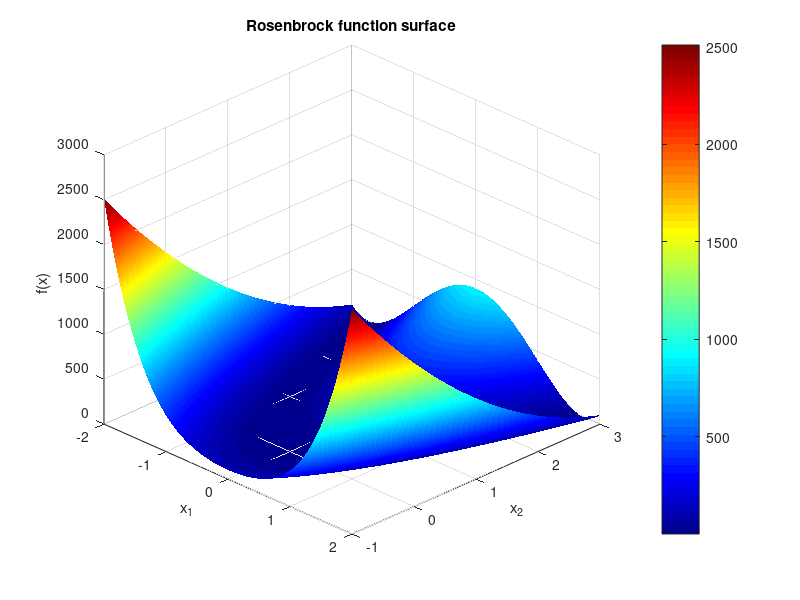

Here is the MATLAB script that generated this plot: (Note: this script raises an error after producing the figure.)
%========================================================================
% Econometrics, Spring 2026
% Prof. Jonathan Wright (wrightj@jhu.edu)
% TA: Qingyuan Fang (qfang6@jhu.edu)

% TA Session, Feb 23rd 2026

% Contents:
%   1) Rosenbrock: visualize path + objective/temperature traces
%   2) Periodic nonlinear least squares: multi-modal objective in frequency
%   3) Compare with MATLAB's simulannealbnd (if available)

%========================================================================

restoredefaultpath
close all;
clear;
clc;
rng(666);

%% 1) Rosenbrock
fprintf('\n[1] Rosenbrock demo...\n');

rosen = @(x) (1 - x(1)).^2 + 100*(x(2) - x(1).^2).^2;

    %% 3-D surface of Rosenbrock for visualization
    [x1g,x2g] = meshgrid(linspace(-2.0,2.0,200), linspace(-1,3,200));
    zg = (1 - x1g).^2 + 100*(x2g - x1g.^2).^2;
    figure('Name','Rosenbrock: 3D surface');
    surf(x1g, x2g, zg, 'EdgeColor','none'); hold on;
    colormap(jet); colorbar;
    shading interp;
    view(45,30);
    xlabel('x_1'); ylabel('x_2'); zlabel('f(x)');
    title('Rosenbrock function surface');
    % Mark global minimum
    plot3(1,1,0,'kp','MarkerSize',12,'MarkerFaceColor','k');

    %% Optimization
    x0 = [-2; 2];
    lb = [-3; -3];
    ub = [ 3;  3];

    opts = sa_defaults();
    opts.T0           = 2.0;     % try 0.5 to see "too cold"
    opts.alpha        = 0.95;    % cooling rate
    opts.nPerTemp     = 200;     % proposals per temperature level
    opts.maxTempIters = 80;      % number of temperature levels
    opts.step0        = [0.4; 0.4];
    opts.adaptSteps   = true;

    [xbest, fbest, hist] = sa_minimize(rosen, x0, lb, ub, opts);

    fprintf('Rosenbrock best f = %.4g at x = [%.4f, %.4f]\n', fbest, xbest(1), xbest(2));

    %% Plot: Contour + path
    figure('Name','Rosenbrock: contour + SA path');
    [X1,X2] = meshgrid(linspace(-2.5,2.5,250), linspace(-1,3,250));
    Z = (1 - X1).^2 + 100*(X2 - X1.^2).^2;
    contour(X1, X2, log10(Z+1e-6), 30); hold on;

    % color the accepted path by temperature: map T to colormap
    Ts = hist.T; % temperature per iteration (same length as xAccepted)
    X = hist.xAccepted;
    npts = size(X,2);

    Tmin = min(Ts);
    Tmax = max(Ts);
    Tnorm = (Ts - Tmin) ./ max(eps, (Tmax - Tmin));
    cmap = jet(256);
    ci = max(1, round(1 + Tnorm*(size(cmap,1)-1)));

    for k = 1:(npts-1)
        plot(X(1,k:k+1), X(2,k:k+1), '-', 'Color', cmap(ci(k),:), 'LineWidth', 0.5); hold on;
    end
    scatter(X(1,:), X(2,:), 3, cmap(ci,:), 'filled');

    plot(1,1,'kp','MarkerSize',12,'MarkerFaceColor','k');
    xlabel('x_1'); ylabel('x_2');
    title('Rosenbrock: SA accepted path (log10 contour)'); grid on;

    %% Plot Traces
    figure('Name','Rosenbrock: objective + temperature traces');
    subplot(2,1,1);
    semilogy(hist.fCurrent, '-'); hold on;
    semilogy(hist.fBestSoFar, '-');
    legend('current f','best-so-far f','Location','best'); grid on;
    xlabel('iteration'); ylabel('objective');
    title('Objective trace');

    subplot(2,1,2);
    plot(hist.T, '-'); grid on;
    xlabel('iteration'); ylabel('temperature');
    title('Temperature trace');

    fprintf('Acceptance rate (overall): %.2f\n', mean(hist.accepted));

%% 2) Periodic NLS
fprintf('\n[2] Periodic NLS (multi-modal in frequency) demo...\n');

% simulate the data
T = 80;
t = (1:T)';
alpha_true = 0.7;
beta_true  = 1;
omega_true = 0.35*pi;  
y = alpha_true + beta_true*sin(omega_true*t) + 0.5*randn(T,1);

% Parameters: theta = [alpha; beta; omega]
sse = @(theta) sum( (y - (theta(1) + theta(2)*sin(theta(3)*t))).^2 );

% Bounds: omega in [0, pi]
lb2 = [-5; -5; 0   ];
ub2 = [ 5;  5; pi];

% Bad local start on purpose
theta0 = [0; 0.5; 0.9*pi];
theta_true = [alpha_true;beta_true;omega_true];

% Local baseline: fminsearch with a bounded transform
fprintf('Running local baseline (fminsearch with transform)...\n');
theta_local = local_fminsearch_bounded(sse, theta0, lb2, ub2);
fprintf('Local baseline SSE = %.4g, omega=%.4f (true %.4f)\n', sse(theta_local), theta_local(3), omega_true);

% SA run
opts2 = sa_defaults();
opts2.T0           = 10.0;
opts2.alpha        = 0.97;
opts2.nPerTemp     = 300;
opts2.maxTempIters = 120;
opts2.step0        = [0.2; 0.3; 0.25];
opts2.adaptSteps   = true;

fprintf('Running SA...\n');
[theta_sa, sse_sa, hist2] = sa_minimize(sse, theta0, lb2, ub2, opts2);

fprintf('SA SSE = %.4g, omega=%.4f (true %.4f)\n', sse_sa, theta_sa(3), omega_true);

% Local polish from SA output
fprintf('Local polish from SA output...\n');
theta_polish = local_fminsearch_bounded(sse, theta_sa, lb2, ub2);
fprintf('Polished SSE = %.4g, omega=%.4f (true %.4f)\n', sse(theta_polish), theta_polish(3), omega_true);

% Trace for SA in periodic NLS
figure('Name','Periodic NLS: SA trace');
subplot(2,1,1);
semilogy(hist2.fCurrent, '-'); hold on;
semilogy(hist2.fBestSoFar, '-'); grid on;
axis tight
legend('current SSE','best-so-far SSE','Location','best');
xlabel('iteration'); ylabel('SSE');

subplot(2,1,2);
plot(hist2.xCurrent(3,:), '-'); hold on; grid on;
yline(omega_true, '--');
axis tight
xlabel('iteration'); ylabel('\omega');
title('Frequency coordinate over iterations');

%% 3) MATLAB toolbox SA
if exist('simulannealbnd','file') == 2
    fprintf('\n[3] Optional: comparing with simulannealbnd (toolbox detected)...\n');
    try
        saopts = optimoptions('simulannealbnd', ...
            'MaxIterations', 100000, ...
            'Display','final');
        [th_mw, f_mw] = simulannealbnd(sse, theta0, lb2, ub2, saopts);
        fprintf('simulannealbnd SSE = %.4g, omega=%.4f\n', f_mw, th_mw(3));
    catch ME
        fprintf('simulannealbnd call failed: %s\n', ME.message);
    end
end

if exist('th_mw','var')
    theta_MATLAB = th_mw(:);
    sse_MATLAB = sse(theta_MATLAB);
else
    % if MATLAB toolbox run didn't occur, fill with NaNs
    theta_MATLAB = nan(3,1);
    sse_MATLAB = NaN;
end

col1 = [theta_true; sse(theta_true)];
colf = [theta_local; sse(theta_local)];
col2 = [theta_sa;   sse_sa];
col3 = [theta_polish; sse(theta_polish)];
col4 = [theta_MATLAB; sse_MATLAB];

Ttbl = table(col1, colf, col2, col3, col4, 'RowNames', {'alpha','beta','omega','SSE'});
Ttbl.Properties.VariableNames = {'True','fminsearch','SA','PolishedFromSA','MATLAB_toolbox'};
disp('Parameter estimates and SSEs:');
disp(Ttbl);

%% Helpers
function opts = sa_defaults()
    opts.T0           = 1.0;     % initial temperature
    opts.Tmin         = 1e-6;    % minimum temperature
    opts.alpha        = 0.95;    % T <- alpha*T
    opts.nPerTemp     = 200;     % proposals per temperature level
    opts.maxTempIters = 100;     % number of temperature levels
    opts.step0        = 0.2;     % scalar or vector step size
    
    % for adjusting step size
    opts.adaptSteps   = true;    % adapt step sizes using acceptance rate
    opts.targetAccLo  = 0.2;
    opts.targetAccHi  = 0.6;
    opts.stepGrow     = 1.15;
    opts.stepShrink   = 0.75;

    opts.stallTol     = 1e-10;   % improvement threshold
    opts.stallIters   = 10;      % number of temp-levels with no improvement before stopping
    opts.verbose      = true;
end

function [xbest, fbest, hist] = sa_minimize(fun, x0, lb, ub, opts)
% SA_MINIMIZE  Bounded simulated annealing (reflection at bounds).
% Inputs:
%   fun : objective handle, fun(x) -> scalar
%   x0  : initial point (column vector)
%   lb, ub : bounds (same size as x0)
%   opts : struct (see sa_defaults)
%
% Outputs:
%   xbest, fbest : best solution found
%   hist : struct of traces

    x = x0(:);
    d = numel(x);
    lb = lb(:); ub = ub(:);

    if isscalar(opts.step0)
        step = opts.step0 * ones(d,1);
    else
        step = opts.step0(:);
    end

    f = safe_eval(fun, x);
    xbest = x; fbest = f;

    maxIter = opts.maxTempIters * opts.nPerTemp;

    hist.xCurrent    = nan(d, maxIter);
    hist.xAccepted   = nan(d, maxIter);
    hist.fCurrent    = nan(1, maxIter);
    hist.fBestSoFar  = nan(1, maxIter);
    hist.T           = nan(1, maxIter);
    hist.accepted    = false(1, maxIter);

    T = opts.T0;
    iter = 0;
    acc_this_temp = 0;
    prop_this_temp = 0;

    stall_count = 0;
    best_before_temp = fbest;
    
    % Outer Loop for temperature
    for k = 1:opts.maxTempIters
        % Inner Loop for proposal
        for j = 1:opts.nPerTemp
            iter = iter + 1;

            % propose
            xnew = x + step .* randn(d,1);
            xnew = reflect_bounds(xnew, lb, ub);

            fnew = safe_eval(fun, xnew);
            df = fnew - f;

            % accept?
            accept = false;
            if df <= 0
                accept = true;
            else
                % prevent overflow/underflow issues
                p = exp(-df / max(T, realmin));
                if rand() < p
                    accept = true;
                end
            end

            if accept
                x = xnew; f = fnew;
                acc_this_temp = acc_this_temp + 1;
                hist.xAccepted(:,iter) = x;
            else
                % hist.xAccepted(:,iter) = nan(d,1);
                hist.xAccepted(:,iter) = x;
            end

            prop_this_temp = prop_this_temp + 1;

            if f < fbest
                fbest = f; xbest = x;
            end

            % record traces
            hist.xCurrent(:,iter)   = x;
            hist.fCurrent(iter)     = f;
            hist.fBestSoFar(iter)   = fbest;
            hist.T(iter)            = T;
            hist.accepted(iter)     = accept;
        end

        % End of temperature level: adapt step sizes based on acceptance rate
        acc_rate = acc_this_temp / max(prop_this_temp,1);
        if opts.adaptSteps
            if acc_rate > opts.targetAccHi
                step = step * opts.stepGrow;
            elseif acc_rate < opts.targetAccLo
                step = step * opts.stepShrink;
            end
        end

        % stall detection (best-so-far improvements across temperature levels)
        if (best_before_temp - fbest) <= opts.stallTol
            stall_count = stall_count + 1;
        else
            stall_count = 0;
        end
        best_before_temp = fbest;

        if opts.verbose
            fprintf('Temp-level %3d | T=%9.3g | acc=%.2f | fbest=%12.6g | step~%.3g\n', ...
                k, T, acc_rate, fbest, mean(step));
        end
        
        % stop criteria
        if T < opts.Tmin || stall_count >= opts.stallIters
            break;
        end

        % cool
        T = opts.alpha * T;

        % reset counters for next temperature level
        acc_this_temp = 0;
        prop_this_temp = 0;
    end

    % trim history to actual iterations
    hist.xCurrent    = hist.xCurrent(:,1:iter);
    hist.xAccepted   = hist.xAccepted(:,1:iter);
    hist.fCurrent    = hist.fCurrent(1:iter);
    hist.fBestSoFar  = hist.fBestSoFar(1:iter);
    hist.T           = hist.T(1:iter);
    hist.accepted    = hist.accepted(1:iter);
end

function fx = safe_eval(fun, x)
    fx = fun(x);
    if ~isfinite(fx)
        fx = inf;
    end
end

function x = reflect_bounds(x, lb, ub)
% Reflect component-wise at bounds until inside [lb,ub]
    for i = 1:numel(x)
        if x(i) < lb(i)
            x(i) = 2*lb(i) - x(i);
        elseif x(i) > ub(i)
            x(i) = 2*ub(i) - x(i);
        end
        % if reflection still out (huge step), just clip
        if x(i) < lb(i), x(i) = lb(i); end
        if x(i) > ub(i), x(i) = ub(i); end
    end
end

function xhat = local_fminsearch_bounded(fun, x0, lb, ub)
% Use a smooth transform to unconstrained space for fminsearch:
%   z in R^d -> x = lb + (ub-lb) .* sigmoid(z)
% With inverse:
%   z = log( (x-lb)/(ub-x) )

    x0 = x0(:); lb = lb(:); ub = ub(:);
    z0 = inv_sigmoid((x0 - lb) ./ (ub - lb));
    obj_z = @(z) fun(lb + (ub-lb).*sigmoid(z));

    zhat = fminsearch(obj_z, z0, optimset('Display','off'));
    xhat = lb + (ub-lb).*sigmoid(zhat);
end

function s = sigmoid(z)
    s = 1 ./ (1 + exp(-z));
end

function z = inv_sigmoid(s)
    s = min(max(s, 1e-12), 1-1e-12);
    z = log(s ./ (1 - s));
end
